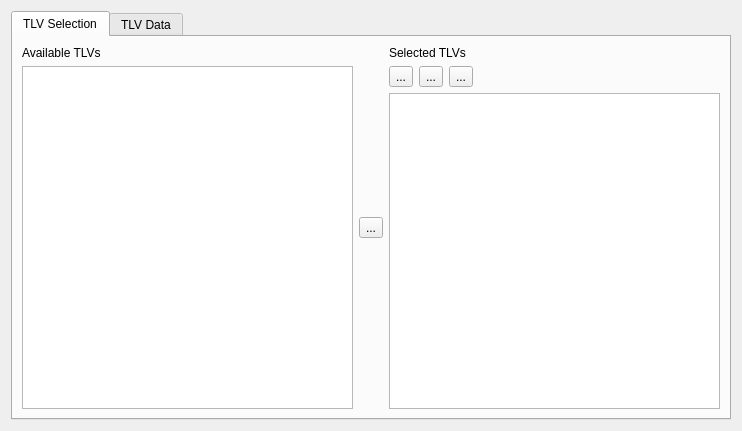
<?xml version="1.0" encoding="UTF-8"?>
<ui version="4.0">
 <class>Lldp</class>
 <widget class="QWidget" name="Lldp">
  <property name="geometry">
   <rect>
    <x>0</x>
    <y>0</y>
    <width>742</width>
    <height>431</height>
   </rect>
  </property>
  <property name="windowTitle">
   <string>Form</string>
  </property>
  <layout class="QGridLayout" name="gridLayout">
   <item row="0" column="0">
    <widget class="QTabWidget" name="tabWidget">
     <property name="currentIndex">
      <number>0</number>
     </property>
     <widget class="QWidget" name="tab">
      <attribute name="title">
       <string>TLV Selection</string>
      </attribute>
      <layout class="QHBoxLayout" name="horizontalLayout">
       <item>
        <layout class="QVBoxLayout">
         <item>
          <widget class="QLabel" name="label_4">
           <property name="text">
            <string>Available TLVs</string>
           </property>
          </widget>
         </item>
         <item>
          <widget class="QListWidget" name="ui_available_tlv">
           <property name="sizePolicy">
            <sizepolicy hsizetype="Expanding" vsizetype="Expanding">
             <horstretch>0</horstretch>
             <verstretch>0</verstretch>
            </sizepolicy>
           </property>
           <property name="showDropIndicator" stdset="0">
            <bool>true</bool>
           </property>
           <property name="dragDropMode">
            <enum>QAbstractItemView::NoDragDrop</enum>
           </property>
          </widget>
         </item>
        </layout>
       </item>
       <item>
        <layout class="QVBoxLayout" name="_2">
         <item>
          <spacer>
           <property name="orientation">
            <enum>Qt::Vertical</enum>
           </property>
           <property name="sizeHint" stdset="0">
            <size>
             <width>20</width>
             <height>40</height>
            </size>
           </property>
          </spacer>
         </item>
         <item>
          <widget class="QToolButton" name="ui_select_tlv_button">
           <property name="text">
            <string>...</string>
           </property>
           <property name="icon">
            <iconset resource="../client/ostinato.qrc">
             <normaloff>:/icons/arrow_right.png</normaloff>:/icons/arrow_right.png</iconset>
           </property>
          </widget>
         </item>
         <item>
          <spacer>
           <property name="orientation">
            <enum>Qt::Vertical</enum>
           </property>
           <property name="sizeHint" stdset="0">
            <size>
             <width>20</width>
             <height>40</height>
            </size>
           </property>
          </spacer>
         </item>
        </layout>
       </item>
       <item>
        <layout class="QVBoxLayout" name="_3">
         <item>
          <widget class="QLabel" name="label_6">
           <property name="text">
            <string>Selected TLVs</string>
           </property>
          </widget>
         </item>
         <item>
          <layout class="QHBoxLayout" name="_4">
           <item>
            <widget class="QToolButton" name="ui_up">
             <property name="text">
              <string>...</string>
             </property>
             <property name="icon">
              <iconset resource="../client/ostinato.qrc">
               <normaloff>:/icons/arrow_up.png</normaloff>:/icons/arrow_up.png</iconset>
             </property>
            </widget>
           </item>
           <item>
            <widget class="QToolButton" name="ui_down">
             <property name="text">
              <string>...</string>
             </property>
             <property name="icon">
              <iconset resource="../client/ostinato.qrc">
               <normaloff>:/icons/arrow_down.png</normaloff>:/icons/arrow_down.png</iconset>
             </property>
            </widget>
           </item>
           <item>
            <widget class="QToolButton" name="ui_delete">
             <property name="text">
              <string>...</string>
             </property>
             <property name="icon">
              <iconset resource="../client/ostinato.qrc">
               <normaloff>:/icons/delete.png</normaloff>:/icons/delete.png</iconset>
             </property>
            </widget>
           </item>
           <item>
            <spacer>
             <property name="orientation">
              <enum>Qt::Horizontal</enum>
             </property>
             <property name="sizeHint" stdset="0">
              <size>
               <width>40</width>
               <height>20</height>
              </size>
             </property>
            </spacer>
           </item>
          </layout>
         </item>
         <item>
          <widget class="QListWidget" name="ui_selected_tlv">
           <property name="sizePolicy">
            <sizepolicy hsizetype="Expanding" vsizetype="Expanding">
             <horstretch>0</horstretch>
             <verstretch>0</verstretch>
            </sizepolicy>
           </property>
          </widget>
         </item>
        </layout>
       </item>
      </layout>
     </widget>
     <widget class="QWidget" name="tab_2">
      <attribute name="title">
       <string>TLV Data</string>
      </attribute>
      <layout class="QVBoxLayout" name="verticalLayout">
       <item>
        <layout class="QGridLayout" name="gridLayout_2">
         <property name="sizeConstraint">
          <enum>QLayout::SetNoConstraint</enum>
         </property>
         <item row="1" column="1">
          <widget class="QLineEdit" name="ui_tlv_length">
           <property name="maxLength">
            <number>3</number>
           </property>
          </widget>
         </item>
         <item row="0" column="0">
          <widget class="QLabel" name="label">
           <property name="text">
            <string>TLV Type</string>
           </property>
          </widget>
         </item>
         <item row="3" column="0" colspan="3">
          <widget class="QTableWidget" name="ui_data_table">
           <property name="sizePolicy">
            <sizepolicy hsizetype="MinimumExpanding" vsizetype="Expanding">
             <horstretch>0</horstretch>
             <verstretch>0</verstretch>
            </sizepolicy>
           </property>
           <property name="minimumSize">
            <size>
             <width>450</width>
             <height>0</height>
            </size>
           </property>
           <property name="verticalScrollBarPolicy">
            <enum>Qt::ScrollBarAlwaysOn</enum>
           </property>
           <property name="horizontalScrollBarPolicy">
            <enum>Qt::ScrollBarAlwaysOff</enum>
           </property>
           <property name="verticalScrollMode">
            <enum>QAbstractItemView::ScrollPerPixel</enum>
           </property>
           <property name="horizontalScrollMode">
            <enum>QAbstractItemView::ScrollPerPixel</enum>
           </property>
          </widget>
         </item>
         <item row="1" column="0">
          <widget class="QCheckBox" name="ui_is_length">
           <property name="text">
            <string>TLV Length</string>
           </property>
          </widget>
         </item>
         <item row="0" column="1">
          <widget class="QLineEdit" name="ui_tlv_type">
           <property name="inputMask">
            <string/>
           </property>
           <property name="maxLength">
            <number>3</number>
           </property>
          </widget>
         </item>
         <item row="0" column="2" rowspan="2">
          <layout class="QGridLayout" name="gridLayout_4">
           <item row="1" column="0">
            <widget class="QPushButton" name="ui_prev_tlv">
             <property name="text">
              <string>Previous</string>
             </property>
            </widget>
           </item>
           <item row="1" column="1">
            <widget class="QPushButton" name="ui_next_tlv">
             <property name="text">
              <string>Next</string>
             </property>
            </widget>
           </item>
           <item row="0" column="0" colspan="2">
            <widget class="QLabel" name="ui_tlv_name">
             <property name="text">
              <string/>
             </property>
            </widget>
           </item>
          </layout>
         </item>
        </layout>
       </item>
      </layout>
     </widget>
    </widget>
   </item>
  </layout>
 </widget>
 <resources>
  <include location="../client/ostinato.qrc"/>
 </resources>
 <connections>
  <connection>
   <sender>ui_is_length</sender>
   <signal>toggled(bool)</signal>
   <receiver>ui_tlv_length</receiver>
   <slot>setEnabled(bool)</slot>
   <hints>
    <hint type="sourcelabel">
     <x>73</x>
     <y>95</y>
    </hint>
    <hint type="destinationlabel">
     <x>334</x>
     <y>96</y>
    </hint>
   </hints>
  </connection>
 </connections>
</ui>
